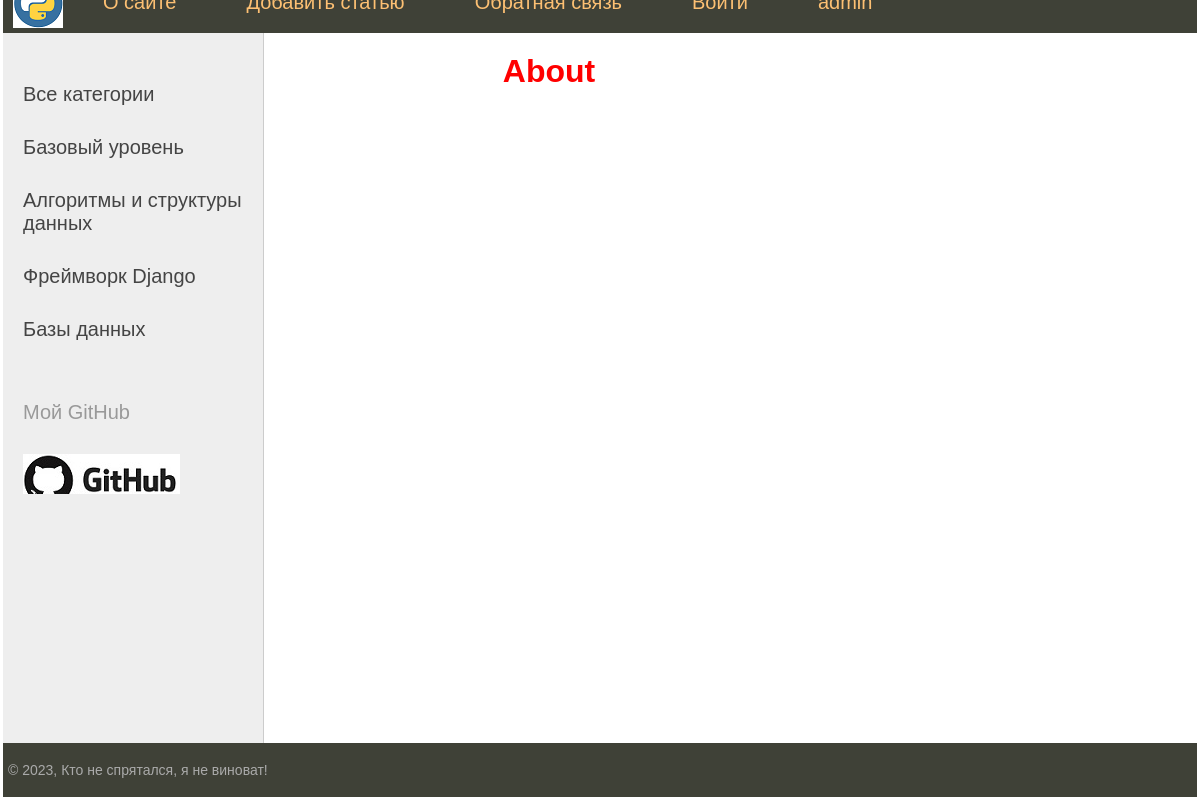
The page /about/ on the database its author committed.
### blog_theme/models.py (models this page shows, shortened)
class Category(models.Model):
    name = models.CharField(max_length=100, db_index=True, verbose_name='Раздел')
    slug = models.SlugField(max_length=255, unique=True, db_index=True, verbose_name='URL')
    def get_absolute_url(self):
        return reverse('category', kwargs={'cat_slug': self.slug})
    class Meta:
        verbose_name = 'Раздел:'
        verbose_name_plural = 'Разделы:'
        ordering = ['id']

### blog_theme/views.py (the view)
# urls.py: path('about/', about, name='about'),
def about(request):
    return render(request, 'blog_theme/about.html', {'title': 'About'})

### blog_theme/templatetags/blog_theme_tags.py (called while the page is built)
@register.inclusion_tag('blog_theme/list_categories.html')
def show_categories(sort=None, cat_selected=0):
    if not sort:
        cats = Category.objects.all()
    else:
        cats = Category.objects.order_by(sort)
    return {'cats': cats, 'cat_selected': cat_selected}

@register.simple_tag()
def get_menu():
    menu = [{'title': 'О сайте', 'url_name': 'about'},
            {'title': 'Добавить статью', 'url_name': 'add_page'},
            {'title': 'Обратная связь', 'url_name': 'contact'},
            {'title': 'Войти', 'url_name': 'login'},
            ]
    return menu

### blog_theme/templates/blog_theme/about.html
{% extends 'blog_theme/base.html' %}
{% block content %}
<h1>{{ title }}</h1>
{% endblock %}

### blog_theme/templates/blog_theme/list_categories.html
{% if cat_selected == 0 %}
			<li class="selected">Все категории</li>
{% else %}
			<li><a href="{% url 'home' %}">Все категории</a></li>
{% endif %}
{% for c in cats %}
	{% if c.slug == cat_selected %}
			<li class="selected">{{c.name}}</li>
	{% else %}
			<li><a href="{{ c.get_absolute_url }}">{{c.name}}</a></li>
	{% endif %}
{% endfor %}

### blog_theme/static/blog_theme/css/styles.css (style rules this page uses)
html, body { font-family: 'Arial'; margin: 0; padding: 0; height: 100%; width: 100%; color: #444; }
h1 { color: red; }
a { color: #0059b2; text-decoration: none; }
.left-chapters ul li { margin: 30px 0 0 0; color: #999; }
.left-chapters ul li a { color: #444; text-decoration: none; }

### rows shown on the page
Category: name "Базовый уровень"
Category: name "Алгоритмы и структуры данных"
Category: name "Фреймворк Django"
Category: name "Базы данных"

### other values the page prints
{{ title }} "About"
